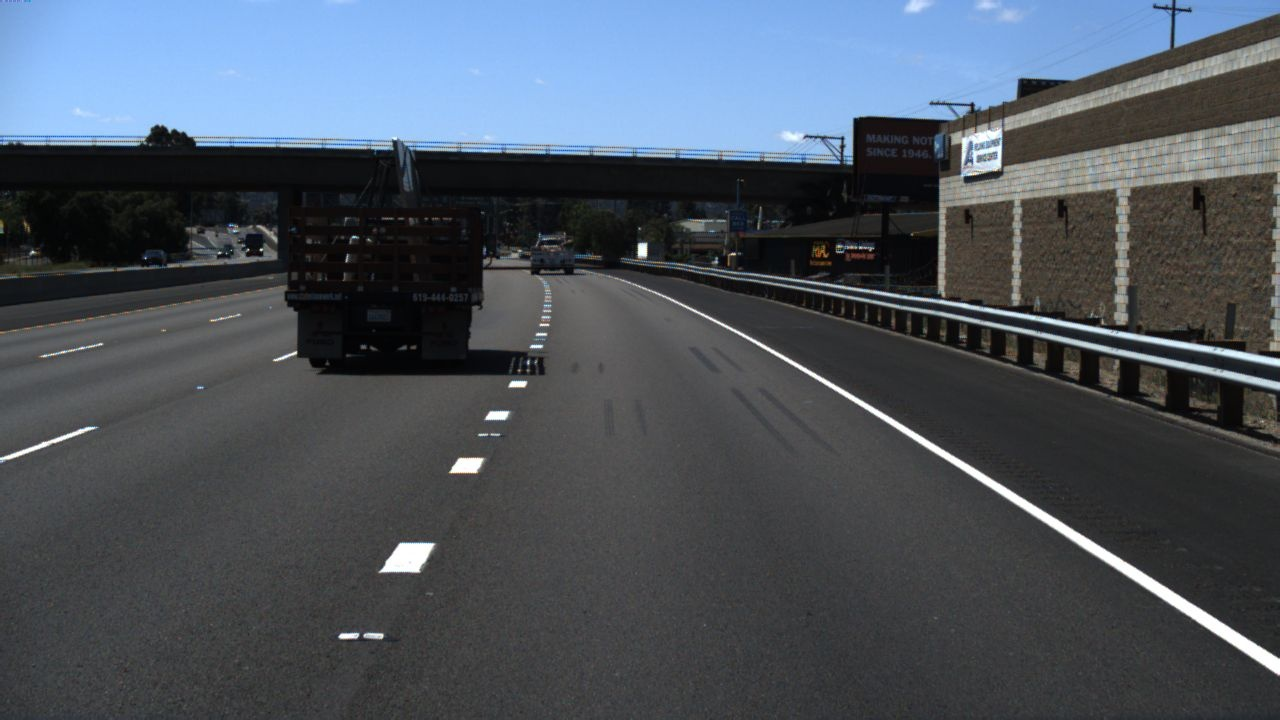
#> input picture dataset/1.jpg, 1280 x 720 px
$ python main.py
#> lines starting #> are read from the running program, lines starting #| are printed output that depends on the picture; after the words box and inside, x2 and y2 are one past the last pixel; in counts of white or black regions, pixels touching at a corner belong together; long printed decimals are rounded
### src/preprocessing.py
import cv2


def load_and_preprocess(image_path):
    """
    Load an image and perform basic preprocessing.

    Steps:
    1. Load image
    2. Convert BGR image to grayscale
    3. Apply Gaussian blur
    """
#> called with image_path = 'dataset/1.jpg'

    # Load image
    image = cv2.imread(image_path)
#> image is the input picture: shape (720, 1280, 3); mean B, G, R 93.8, 84.1, 76.2

    if image is None:
        raise FileNotFoundError(
            f"Could not load image: {image_path}"
        )

    # Convert BGR image to grayscale
    gray = cv2.cvtColor(image, cv2.COLOR_BGR2GRAY)

    # Apply Gaussian Blur
    blur = cv2.GaussianBlur(
        gray,
        (5, 5),
        0
    )

    return image, gray, blur

### src/edge_detection.py

import cv2
import numpy as np


def detect_edges(blurred_image):
    """
    Detect edges in a blurred grayscale image using Canny.
    """
    edges = cv2.Canny(
        blurred_image,
        threshold1=50,
        threshold2=150
    )
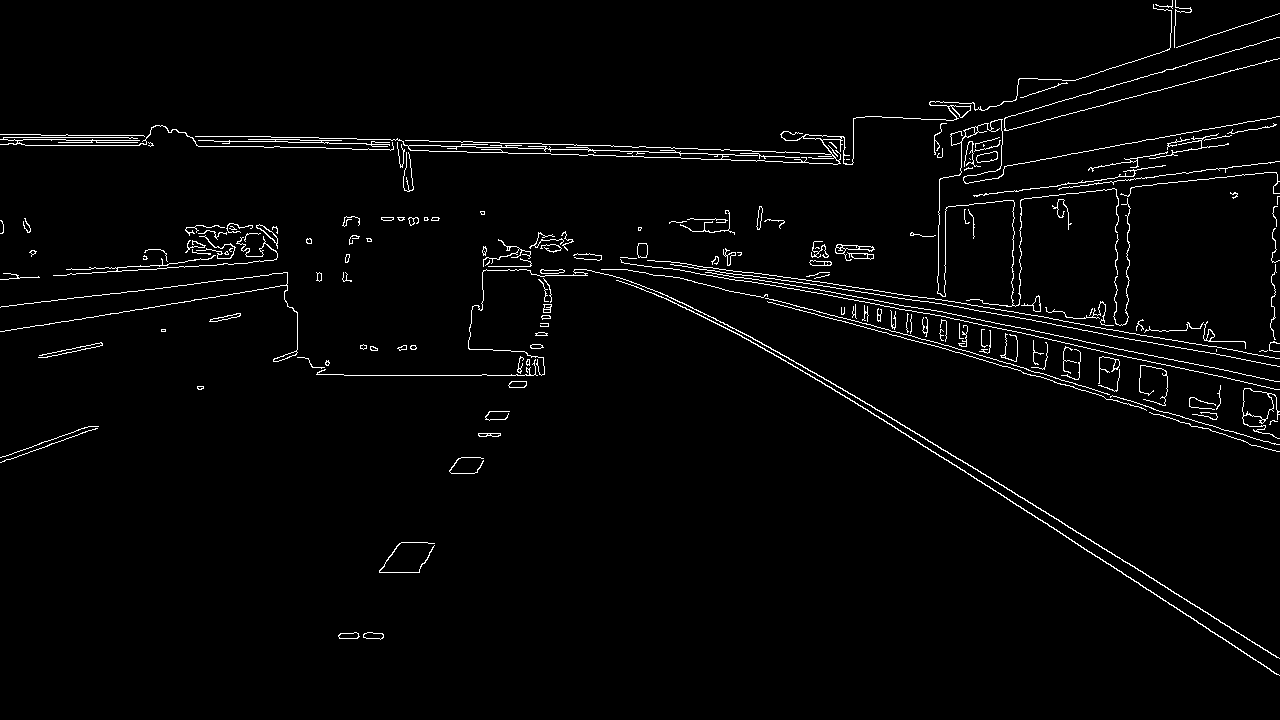
#> edges: shape (720, 1280); 2.4% white in thin lines or dots

    return edges


def apply_region_of_interest(edges):
    """
    Keep only the road region using a polygon that adapts
    to the input image dimensions.
    """
    height, width = edges.shape[:2]

    # Create a black mask matching the input dimensions.
    mask = np.zeros_like(edges)

    # Define a trapezoidal region around the road.
    polygon = np.array(
        [[
            (0, height - 1),
            (width - 1, height - 1),
            (int(width * 0.78), int(height * 0.49)),
            (int(width * 0.27), int(height * 0.49))
        ]],
        dtype=np.int32
    )

    # Fill the road region with white.
    cv2.fillPoly(mask, polygon, 255)
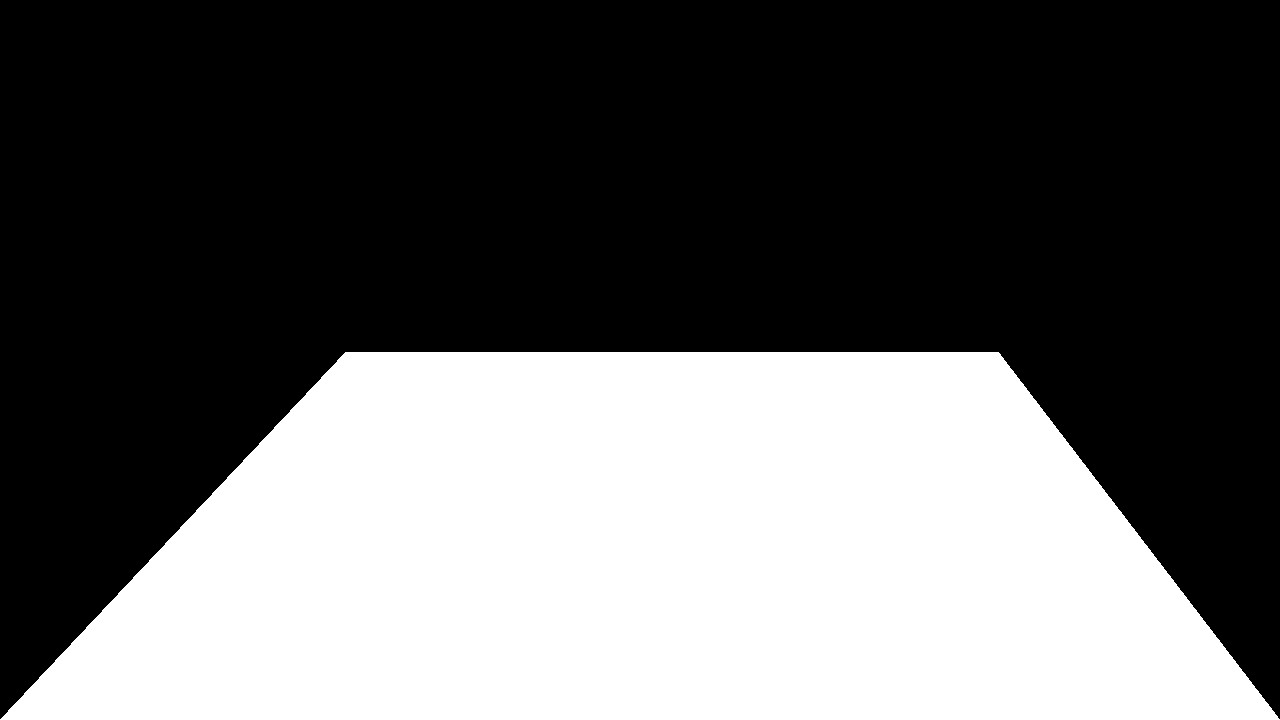
#> mask: shape (720, 1280); 38.6% white; 1 white region, box (x1, y1, x2, y2) and area: (0, 352, 1280, 720) 355856

    # Keep edges only inside the selected road region.
    roi_edges = cv2.bitwise_and(edges, mask)
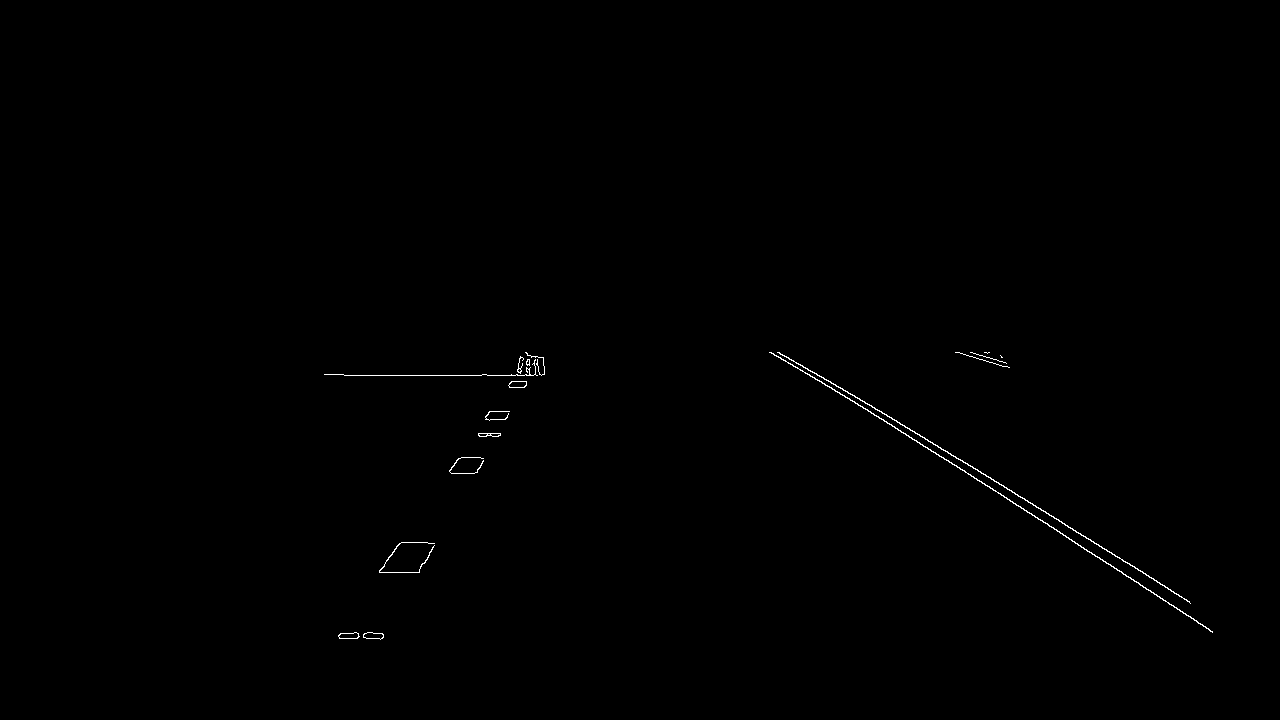
#> roi_edges: shape (720, 1280); 0.26% white in thin lines or dots, all inside (x1, y1, x2, y2) = (324, 352, 1213, 640)

    return roi_edges

### src/lane_detection.py

import cv2
import numpy as np


def detect_lane_lines(roi_edges):
    """Detect left and right lane boundaries from ROI edge pixels."""

    height, width = roi_edges.shape[:2]

    lines = cv2.HoughLinesP(
        roi_edges,
        rho=1,
        theta=np.pi / 180,
        threshold=50,
        minLineLength=40,
        maxLineGap=100
    )
#> lines = [[943, 457, 1212, 631], [977, 469, 1189, 601], [344, 375, 541, 375], [891, 417, 1190, 603], [771, 352, 897, 428], [778, 352, 902, 424], [379, 571, 530, 355], [784, 356, 939, 456]]

    if lines is None:
        return None, None, 0

    lines = np.asarray(lines).reshape(-1, 4)

    left_points = []
    right_points = []

    for x1, y1, x2, y2 in lines:
        dx = x2 - x1
        dy = y2 - y1

        if dx == 0:
            continue

        slope = dy / dx
        midpoint_x = (x1 + x2) / 2
        midpoint_y = (y1 + y2) / 2

        # Ignore nearly horizontal edges and extreme slopes.
        if abs(slope) < 0.5 or abs(slope) > 2.5:
            continue

        # Ignore edges near the top of the frame.
        if midpoint_y < height * 0.45:
            continue

        # Left lane: negative image-coordinate slope,
        # located on the left half of the road.
        if slope < 0 and midpoint_x < width * 0.52:
            left_points.extend([(x1, y1), (x2, y2)])

        # Right road edge: positive image-coordinate slope,
        # located toward the far-right side of the frame.
        elif slope > 0 and midpoint_x > width * 0.68:
            right_points.extend([(x1, y1), (x2, y2)])
#> this loop made 8 passes
#> (x1, y1, x2, y2, dx, dy, slope, midpoint_x) on passes 1 to 8: (943, 457, 1212, 631, 269, 174, 0.647, 1077.5), (977, 469, 1189, 601, 212, 132, 0.623, 1083), (344, 375, 541, 375, 197, 0, 0, 442.5), (891, 417, 1190, 603, 299, 186, 0.622, 1040.5), (771, 352, 897, 428, 126, 76, 0.603, 834), (778, 352, 902, 424, 124, 72, 0.581, 840), (379, 571, 530, 355, 151, -216, -1.43, 454.5), (784, 356, 939, 456, 155, 100, 0.645, 861.5)
#> after the loop, left_points = [(379, 571), (530, 355)]; right_points = [(943, 457), (1212, 631), (977, 469), (1189, 601), (891, 417), (1190, 603)]

    def fit_lane(points):
        if len(points) < 2:
            return None

        points = np.asarray(points, dtype=np.float64)
#> points = [[379, 571], [530, 355]]

        # Fit x as a function of y.
        a, b = np.polyfit(points[:, 1], points[:, 0], 1)
#> a = -0.699; b = 778.2

        if not np.isfinite(a) or not np.isfinite(b):
            return None

        return np.array([a, b])

    left_lane = fit_lane(left_points)
#> left_lane = [-0.699, 778.2]
    right_lane = fit_lane(right_points)
#> right_lane = [1.57, 233.4]
#> in process_all_images, `left_lane, right_lane, total_lines = detect_lane_lines( roi_edges )`: left_lane = [-0.699, 778.2]; right_lane = [1.57, 233.4]; total_lines = 8
#| Left lane: [-6.99074074e-01  7.78171296e+02]
#| Right lane: [  1.574 233.365 ]

    return left_lane, right_lane, len(lines)


def draw_lane_lines(image, left_lane, right_lane):
    """Draw detected lane boundaries in green."""

    result = image.copy()
    height, width = image.shape[:2]

    # Keep the same drawing range as the original version.
    y_top = int(height * 0.55)
    y_bottom = height - 1

    for lane in (left_lane, right_lane):
        if lane is None:
            continue

        slope, intercept = lane

        x_top = int(slope * y_top + intercept)
        x_bottom = int(slope * y_bottom + intercept)

        # Clip the line correctly instead of independently
        # clamping its endpoints, which can distort its angle.
        visible, point1, point2 = cv2.clipLine(
            (0, 0, width, height),
            (x_top, y_top),
            (x_bottom, y_bottom)
        )

        if visible:
            cv2.line(
                result,
                point1,
                point2,
                (0, 255, 0),
                6,
                cv2.LINE_AA
            )
#> this loop made 2 passes
#> (slope, intercept, x_top, x_bottom, visible, point1, point2) on passes 1 to 2: (-0.699, 778.2, 501, 275, True, (501, 396), (275, 719)), (1.57, 233.4, 856, 1364, True, (856, 396), (1279, 665))
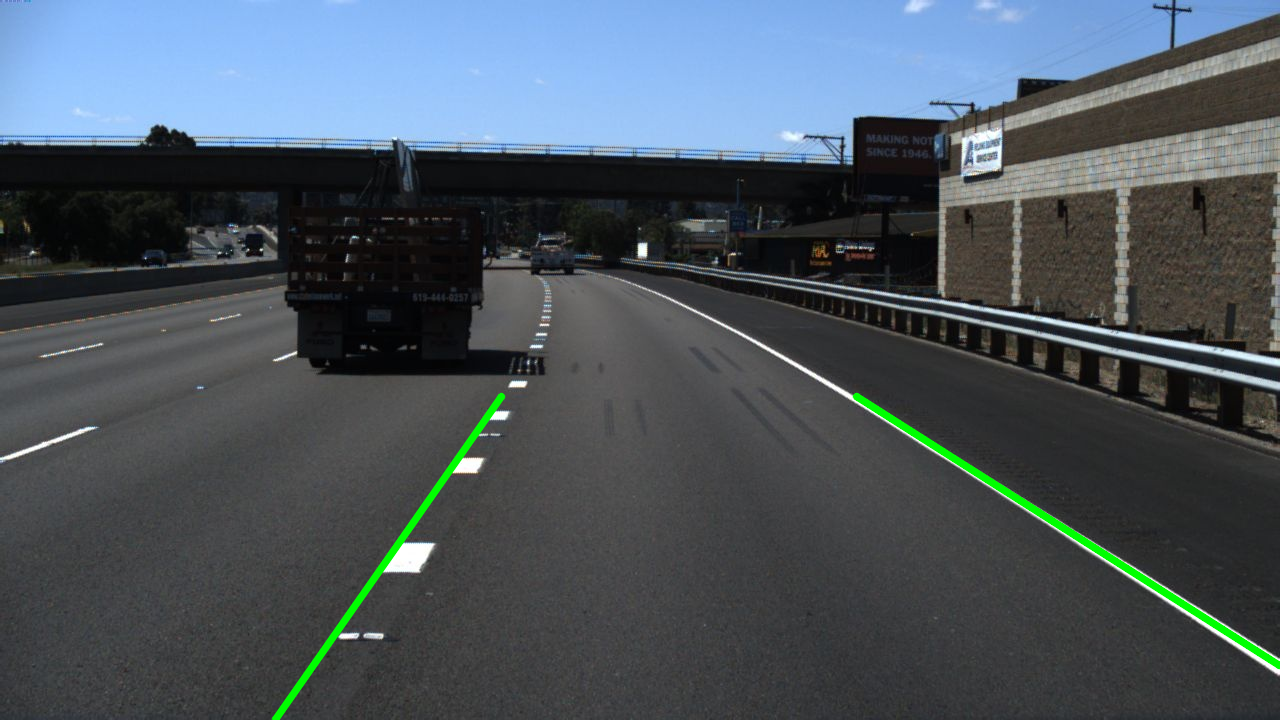
#> result: shape (720, 1280, 3); 0.83% of pixels changed, all inside (x1, y1, x2, y2) = (271, 392, 1280, 720)

    return result

### src/output_utils.py

import os
import cv2


def save_image(image, filename):
    """Save a processed image in the outputs folder."""

    output_dir = "outputs"
    os.makedirs(output_dir, exist_ok=True)

    output_path = os.path.join(output_dir, filename)

    success = cv2.imwrite(output_path, image)

    if success:
        print(f"Image saved successfully: {output_path}")
    else:
        print(f"Error saving image: {output_path}")

### src/main.py

import cv2
from pathlib import Path

from src.preprocessing import load_and_preprocess
from src.edge_detection import detect_edges, apply_region_of_interest
from src.lane_detection import detect_lane_lines, draw_lane_lines
from src.output_utils import save_image
from src.video_detection import process_video


def process_all_images(project_root):
    dataset_dir = project_root / "dataset"
    output_dir = project_root / "outputs"
    output_dir.mkdir(parents=True, exist_ok=True)

    # Support common image file extensions.
    valid_extensions = {".jpg", ".jpeg", ".png", ".bmp"}
    image_paths = sorted(
        path for path in dataset_dir.iterdir()
        if path.is_file()
        and path.suffix.lower() in valid_extensions
    )

    if not image_paths:
        print("No images found in the dataset folder.")
        return

    print(f"\nFound {len(image_paths)} images.")

    successful = 0

    for index, image_path in enumerate(image_paths, start=1):
        print(f"\nProcessing image {index}/{len(image_paths)}: "
              f"{image_path.name}")

        try:
            image, gray, blurred = load_and_preprocess(
                str(image_path)
            )

            edges = detect_edges(blurred)
            roi_edges = apply_region_of_interest(edges)

            left_lane, right_lane, total_lines = detect_lane_lines(
                roi_edges
            )
            print("Left lane:", left_lane)
            print("Right lane:", right_lane)

            result = draw_lane_lines(
                image, left_lane, right_lane
            )

            # Give every image its own output filenames.
            save_image(
                edges,
                f"image_{index}_canny.jpg"
            )
            save_image(
                roi_edges,
                f"image_{index}_roi.jpg"
            )
            save_image(
                result,
                f"image_{index}_result.jpg"
            )

            print("Image dimensions:", image.shape)
#| Image dimensions: (720, 1280, 3)
            print("Detected line segments:", total_lines)
#| Detected line segments: 8
            print("Left boundary detected:", left_lane is not None)
#| Left boundary detected: True
            print("Right boundary detected:", right_lane is not None)
#| Right boundary detected: True

            successful += 1

        except (FileNotFoundError, cv2.error, ValueError) as error:
            print(f"Could not process {image_path.name}: {error}")
#> pass 2 of the loop in process_all_images, `for index, image_path in enumerate(image_paths, start=1):`:
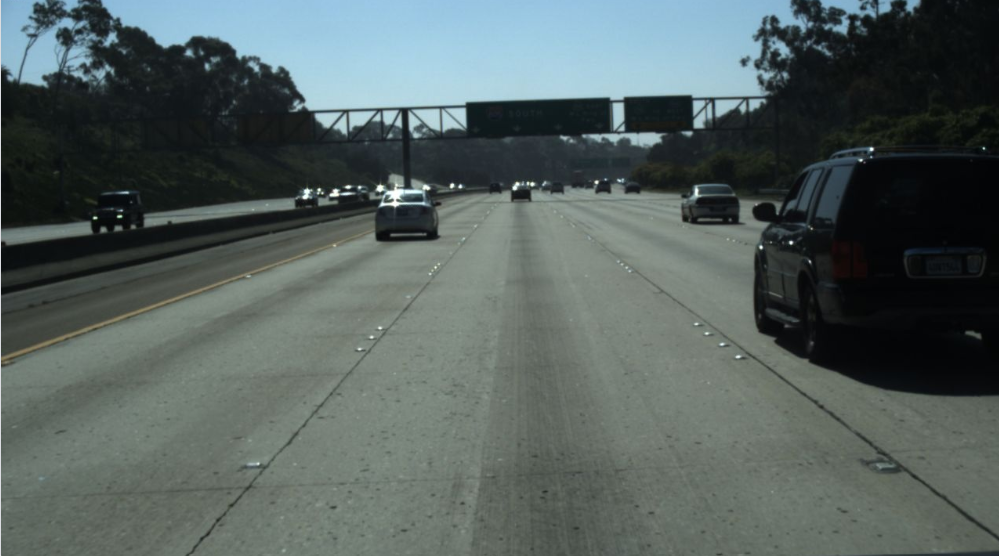
#> input picture dataset/10.png, 999 x 556 px
#> in load_and_preprocess, image is the input picture: shape (556, 999, 3); mean B, G, R 94.9, 96.8, 85.2
#> gray: shape (556, 999)
#> blur: shape (556, 999)
#> in detect_edges (call 2), `edges = cv2.Canny( blurred_image, threshold1=50, threshold2=150 )`:
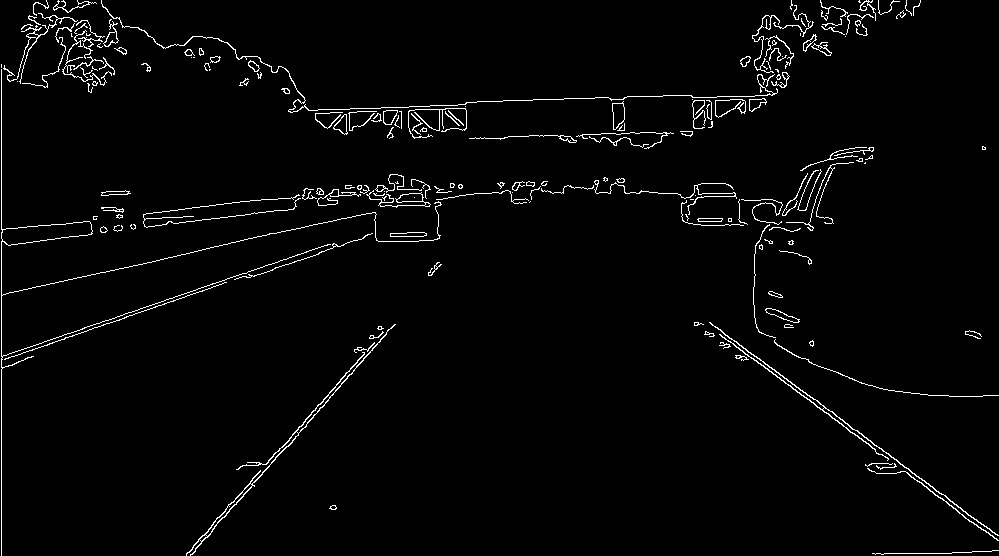
#> edges: shape (556, 999); 2.4% white in thin lines or dots
#> lines = 14 rows, first 6: [725, 335, 947, 497], [790, 385, 973, 523], [186, 553, 368, 350], [730, 341, 974, 524], [213, 522, 374, 343], [217, 522, 395, 324]
#> the loop in detect_lane_lines (call 2), `for x1, y1, x2, y2 in lines:` made 14 passes
#> (x1, y1, x2, y2, dx, dy, slope, midpoint_x) on passes 1 to 4: (725, 335, 947, 497, 222, 162, 0.73, 836), (790, 385, 973, 523, 183, 138, 0.754, 881.5), (186, 553, 368, 350, 182, -203, -1.12, 277), (730, 341, 974, 524, 244, 183, 0.75, 852)
#> points = 14 rows, first 8: [186, 553], [368, 350], [213, 522], [374, 343], [217, 522], [395, 324], [190, 555], [306, 426]
#> in process_all_images, `left_lane, right_lane, total_lines = detect_lane_lines( roi_edges )`: left_lane = [-0.895, 683.5]; right_lane = [1.34, 275.7]; total_lines = 14
#| Left lane: [ -0.8948 683.487]
#| Right lane: [  1.342 275.715]
#> the loop in draw_lane_lines (call 2), `for lane in (left_lane, right_lane):` made 2 passes
#> (slope, intercept, x_top, x_bottom, visible, point1, point2) on passes 1 to 2: (-0.895, 683.5, 410, 186, True, (410, 305), (186, 555)), (1.34, 275.7, 684, 1020, True, (684, 305), (998, 539))
#> after the loop in draw_lane_lines (call 2), `for lane in (left_lane, right_lane):`:
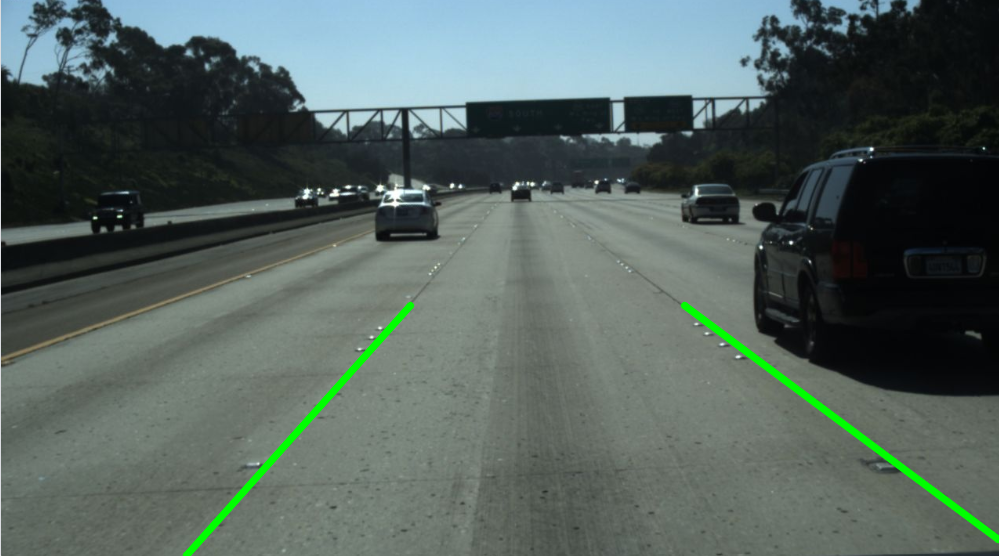
#> result: shape (556, 999, 3); 1.1% of pixels changed, all inside (x1, y1, x2, y2) = (182, 301, 999, 556)
#| Image dimensions: (556, 999, 3)
#| Detected line segments: 14
#| Left boundary detected: True
#| Right boundary detected: True

    print("\n--- Image Processing Summary ---")
    print(f"Images found: {len(image_paths)}")
    print(f"Images processed successfully: {successful}")
    print(f"Results saved in: {output_dir}")


def main():
    # Project root is the parent of the src folder.
    project_root = Path(__file__).resolve().parent.parent

    # Step 1: Process all dataset images.
    process_all_images(project_root)

    # Step 2: Process the road video separately.
    video_path = project_root / "video" / "road_video.mp4"
    output_path = (
        project_root / "outputs" / "processed_road_video.mp4"
    )

    if video_path.is_file():
        print("\nStarting video processing...")
        process_video(str(video_path), str(output_path))
    else:
        print("\nVideo not found; skipping video processing.")


if __name__ == "__main__":
    main()
